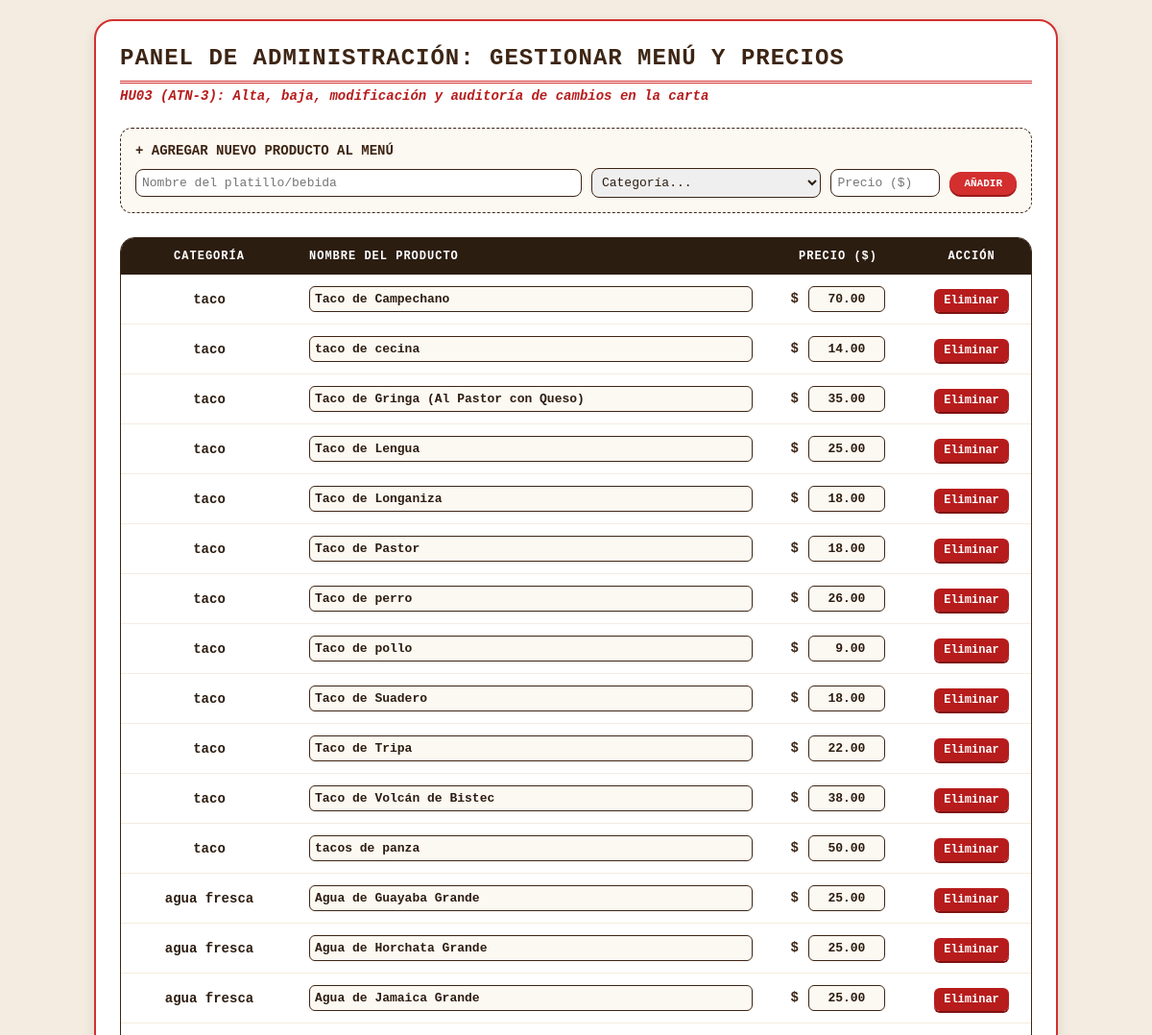
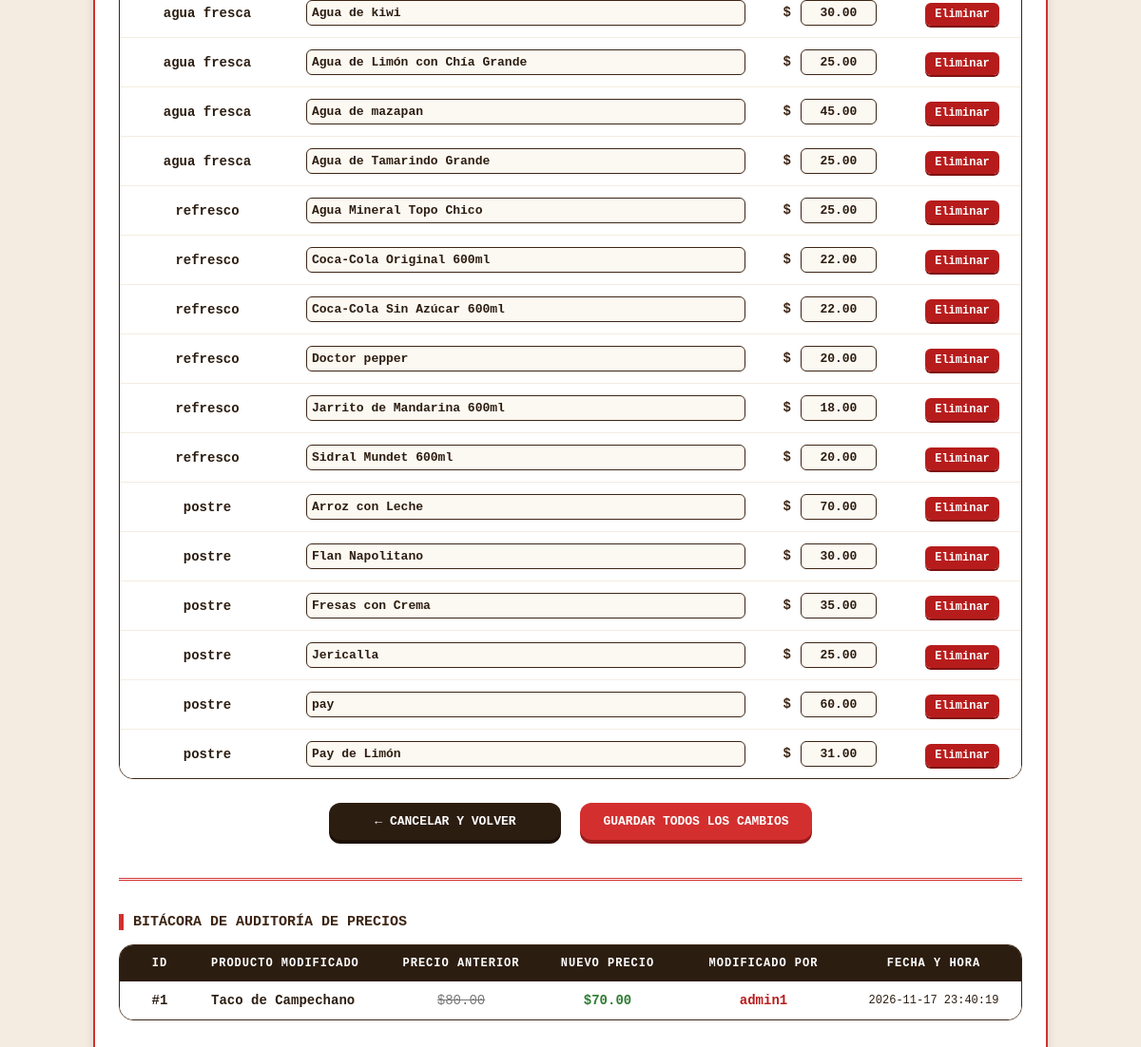
/cambiar_precios.php (signed in), run on an earlier commit of the app's database (2 pictures, top to bottom).
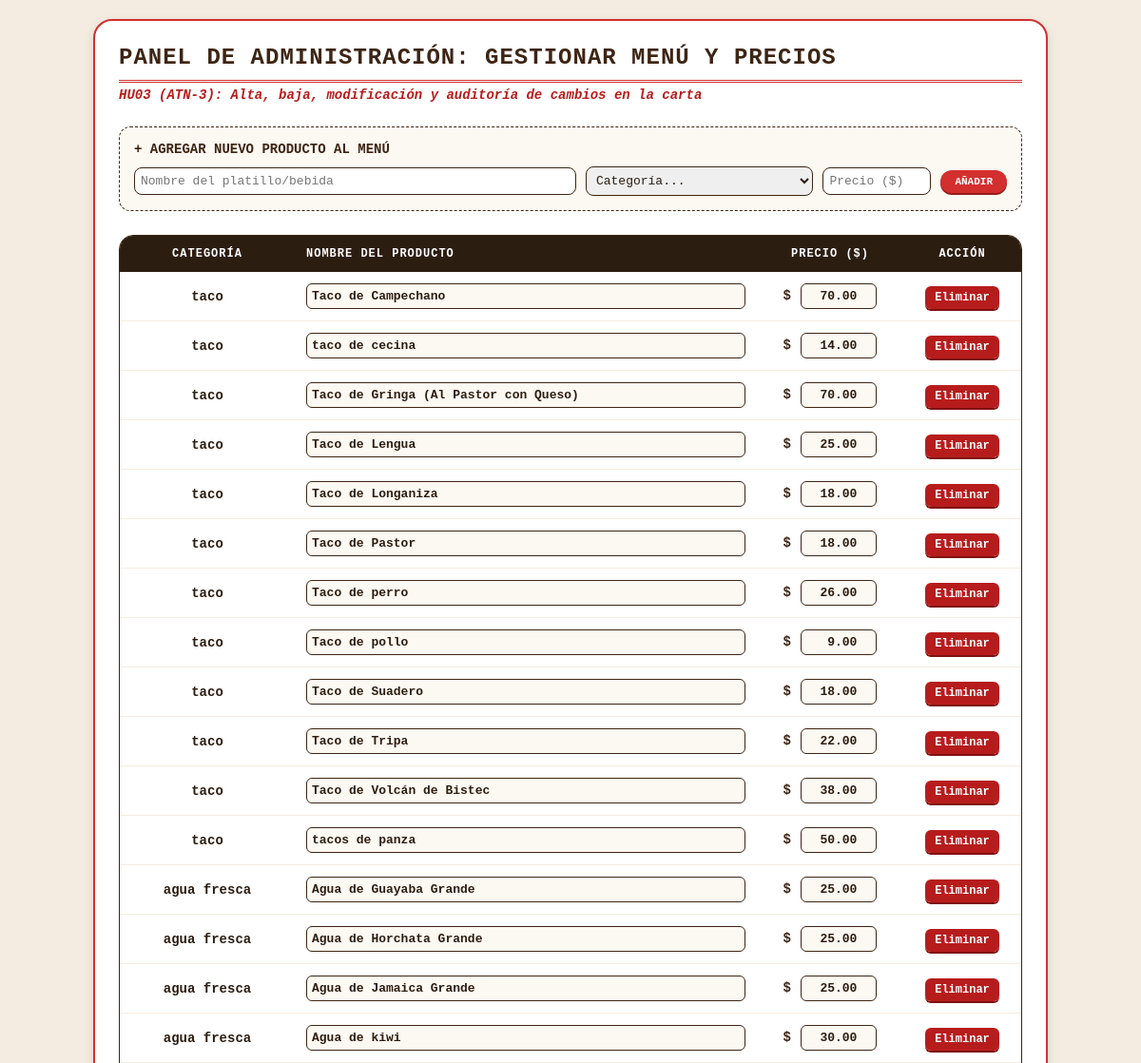
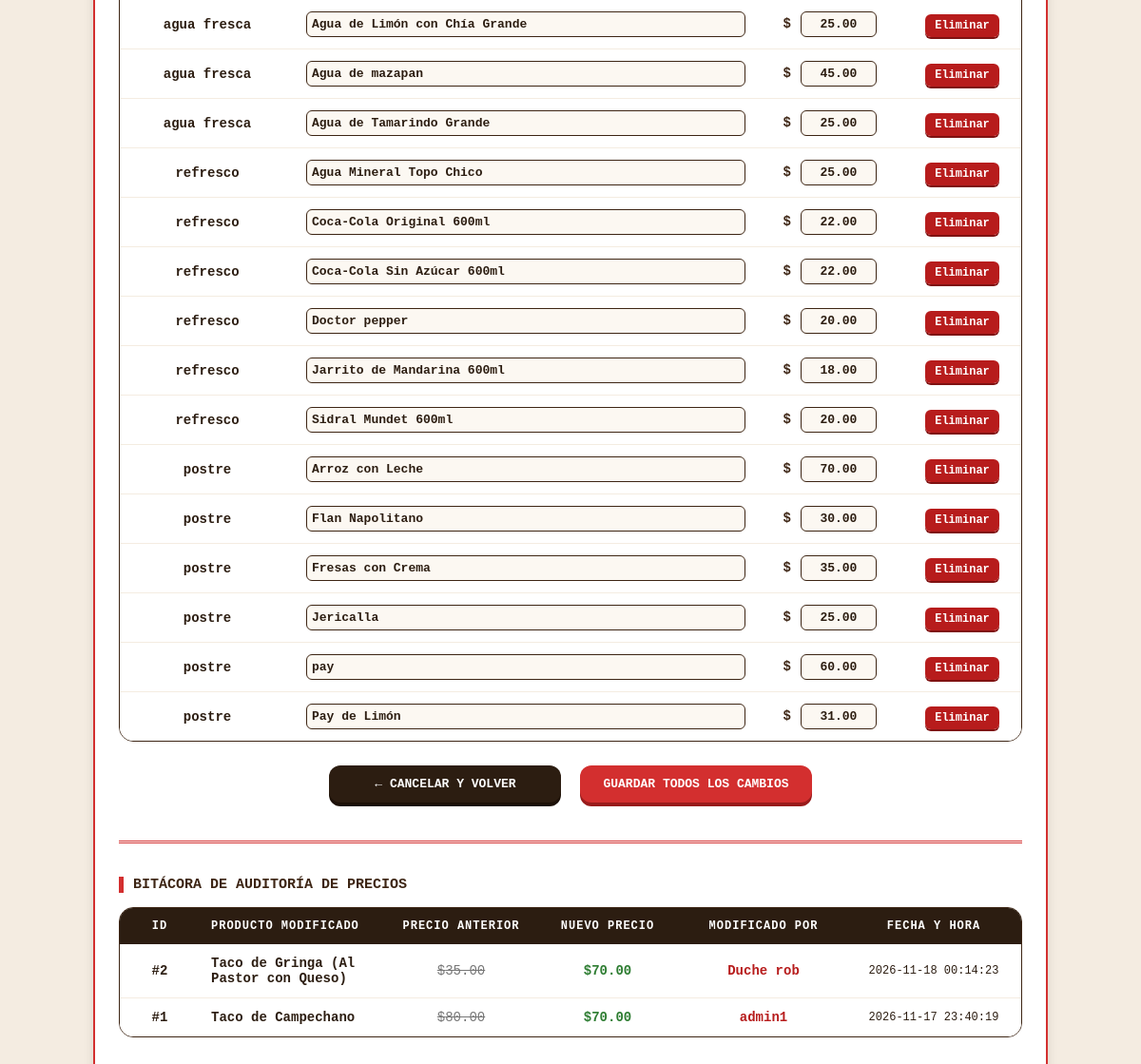
And on a later commit of the database (2 pictures, top to bottom).
### tables this page shows
CREATE TABLE `productos` (
  `id` int(11) NOT NULL,
  `nombre` varchar(100) NOT NULL,
  `categoria` enum('taco','agua fresca','refresco','postre') NOT NULL,
  `precio` decimal(6,2) NOT NULL,
  `existencias` int(11) NOT NULL DEFAULT 0
);

CREATE TABLE `historial_precios` (
  `id` int(11) NOT NULL,
  `id_producto` int(11) NOT NULL,
  `precio_anterior` decimal(10,2) NOT NULL,
  `precio_nuevo` decimal(10,2) NOT NULL,
  `usuario_modifico` varchar(50) NOT NULL,
  `fecha_cambio` datetime NOT NULL DEFAULT current_timestamp()
);

### cambiar_precios.php (the view, shortened to what the changed rows need)
<?php
$servidor   = "localhost";
$usuario_db = "root";
$pass_db    = "";
$base_datos = "taqueria_novillero";
$conexion = new mysqli($servidor, $usuario_db, $pass_db, $base_datos);
$conexion->query("CREATE TABLE IF NOT EXISTS historial_precios (
    id INT AUTO_INCREMENT PRIMARY KEY,
    id_producto INT NOT NULL,
    precio_anterior DECIMAL(10,2) NOT NULL,
    precio_nuevo DECIMAL(10,2) NOT NULL,
    usuario_modifico VARCHAR(50) NOT NULL,
    fecha_cambio DATETIME NOT NULL DEFAULT CURRENT_TIMESTAMP,
    FOREIGN KEY (id_producto) REFERENCES productos(id) ON DELETE CASCADE
)");
$sql_productos = "SELECT id, nombre, categoria, precio FROM productos ORDER BY categoria, nombre";
$resultado = $conexion->query($sql_productos);
$sql_auditoria = "SELECT h.id, p.nombre AS producto, h.precio_anterior, h.precio_nuevo, h.usuario_modifico, h.fecha_cambio
                  FROM historial_precios h
                  INNER JOIN productos p ON h.id_producto = p.id
                  ORDER BY h.fecha_cambio DESC";
$resultado_auditoria = $conexion->query($sql_auditoria);
?>
<!DOCTYPE html>
<html lang="es">
<head>
</head>
<body>
    <div class="container">
        <h2>Panel de Administración: Gestionar Menú y Precios</h2>
        <form action="cambiar_precios.php" method="POST">
            <table>
                <thead>
                    <tr>
                        <th style="text-align: center; width: 160px;">Categoría</th>
                        <th style="text-align: left;">Nombre del Producto</th>
                        <th style="text-align: center; width: 130px;">Precio ($)</th>
                        <th style="text-align: center; width: 100px;">Acción</th>
                    </tr>
                </thead>
                <tbody>
                    <?php if ($resultado && $resultado->num_rows > 0): ?>
                        <?php while ($row = $resultado->fetch_assoc()): ?>
                            <tr>
                                <td style="text-align: center; font-weight: bold;">
                                    <?php echo htmlspecialchars($row['categoria']); ?>
                                </td>
                                <td>
                                    <input type="text" name="productos_edit[<?php echo $row['id']; ?>][nombre]" value="<?php echo htmlspecialchars($row['nombre']); ?>" class="input-tabla" required>
                                </td>
                                <td style="text-align: center;">
                                    <span style="color: #3d2514; font-weight: bold; margin-right: 2px;">$</span>
                                    <input type="number" name="productos_edit[<?php echo $row['id']; ?>][precio]" step="0.01" min="0.01" value="<?php echo $row['precio']; ?>" class="input-tabla input-precio" required>
                                </td>
                                <td style="text-align: center;">
                                    <a href="cambiar_precios.php?eliminar=<?php echo $row['id']; ?>" class="btn-eliminar" onclick="return confirm('¿Seguro que deseas eliminar este producto del menú?');">
                                        Eliminar
                                    </a>
                                </td>
                            </tr>
                        <?php endwhile; ?>
                    <?php else: ?>
                        <tr>
                            <td colspan="4" style="text-align: center; font-style: italic; padding: 20px;">No hay productos registrados en el menú.</td>
                        </tr>
                    <?php endif; ?>
                </tbody>
            </table>
        </form>
        <div class="seccion-auditoria">
            <table>
                <thead>
                    <tr>
                        <th style="text-align: center; width: 60px;">ID</th>
                        <th style="text-align: left;">Producto Modificado</th>
                        <th style="text-align: center; width: 130px;">Precio Anterior</th>
                        <th style="text-align: center; width: 130px;">Nuevo Precio</th>
                        <th style="text-align: center; width: 150px;">Modificado Por</th>
                        <th style="text-align: center; width: 160px;">Fecha y Hora</th>
                    </tr>
                </thead>
                <tbody>
                    <?php if ($resultado_auditoria && $resultado_auditoria->num_rows > 0): ?>
                        <?php while ($aud = $resultado_auditoria->fetch_assoc()): ?>
                            <tr>
                                <td style="text-align: center;"><strong>#<?php echo $aud['id']; ?></strong></td>
                                <td style="font-weight: bold;"><?php echo htmlspecialchars($aud['producto']); ?></td>
                                <td style="text-align: center;" class="precio-viejo">$<?php echo number_format($aud['precio_anterior'], 2); ?></td>
                                <td style="text-align: center;" class="precio-nuevo">$<?php echo number_format($aud['precio_nuevo'], 2); ?></td>
                                <td style="text-align: center; font-weight: bold; color: #b71c1c;"><?php echo htmlspecialchars($aud['usuario_modifico']); ?></td>
                                <td style="text-align: center; font-size: 12px;"><?php echo $aud['fecha_cambio']; ?></td>
                            </tr>
                        <?php endwhile; ?>
                    <?php else: ?>
                        <tr>
                            <td colspan="6" style="text-align: center; font-style: italic; padding: 20px; color: #777;">Aún no hay registros en la bitácora de auditoría de precios.</td>
                        </tr>
                    <?php endif; ?>
                </tbody>
            </table>
        </div>
    </div>
</body>
</html>

What changed in the data, as far as the page shows it:
changed productos "Taco de Gringa (Al Pastor con Queso)": precio "35.00" → "70.00"
added historial_precios: id "2", id_producto.nombre "Taco de Gringa (Al Pastor con Queso)", precio_anterior "35.00", precio_nuevo "70.00", usuario_modifico "Duche rob", fecha_cambio "2026-11-18 00:14:23"
